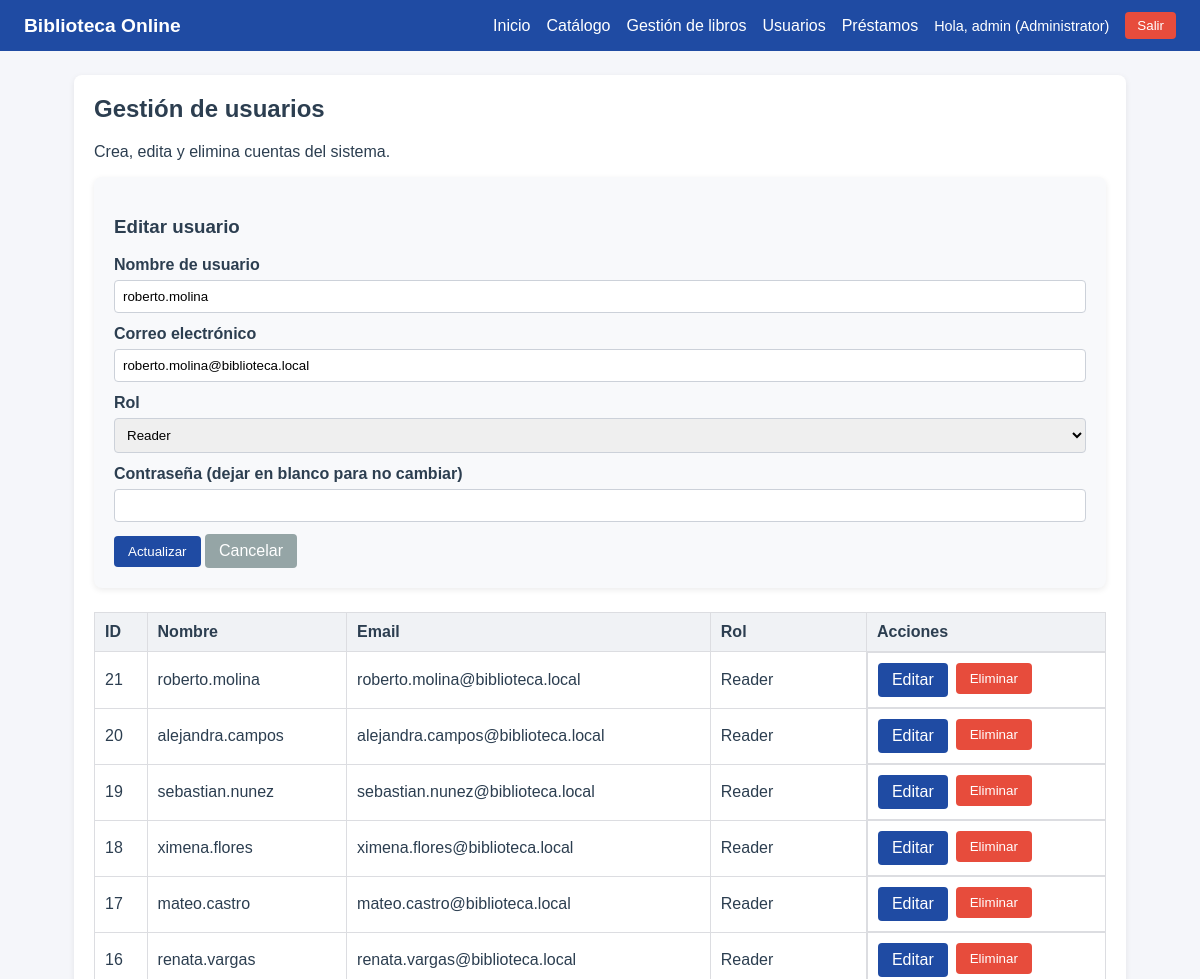
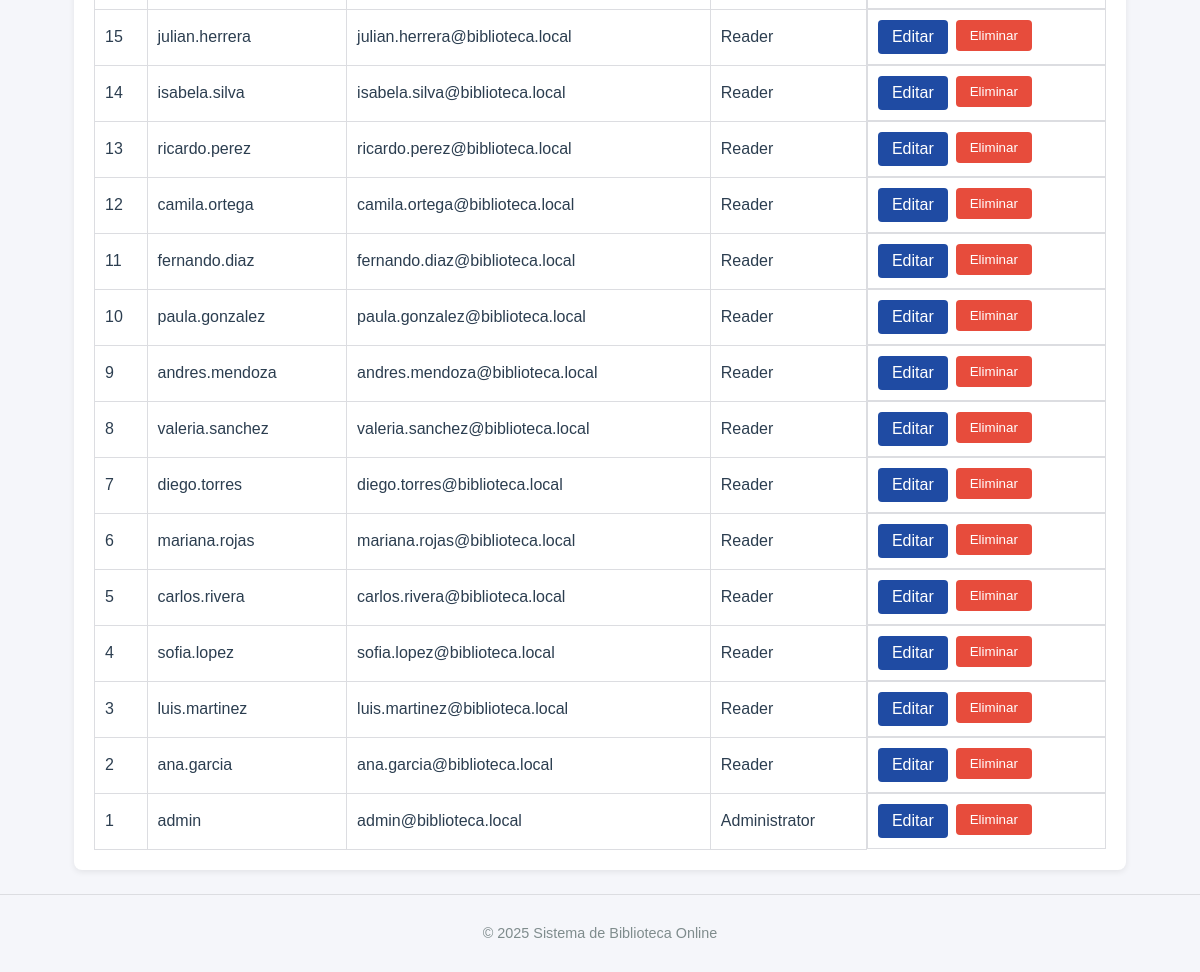
The page /users.php?edit=21 (signed in) on the database its author committed (2 pictures, top to bottom).
### tables this page shows
CREATE TABLE IF NOT EXISTS users (
  id INT AUTO_INCREMENT PRIMARY KEY,
  username VARCHAR(50) NOT NULL,
  email VARCHAR(100) UNIQUE NOT NULL,
  password VARCHAR(255) NOT NULL,
  role_id INT NOT NULL,
  FOREIGN KEY (role_id) REFERENCES roles(id)
);

CREATE TABLE IF NOT EXISTS roles (
  id INT AUTO_INCREMENT PRIMARY KEY,
  name VARCHAR(30) NOT NULL
);

### users.php (the view, shortened to what this page needs)
<?php
require_once __DIR__ . '/includes/header.php';
$pdo = getPDO();
$roles = $pdo->query('SELECT * FROM roles ORDER BY id')->fetchAll();
$editUser = null;
if (isset($_GET['edit'])) {
    $id = (int) $_GET['edit'];
    $stmt = $pdo->prepare('SELECT * FROM users WHERE id = :id');
    $stmt->execute(['id' => $id]);
    $editUser = $stmt->fetch();
}
$users = $pdo->query('SELECT users.*, roles.name AS role_name FROM users INNER JOIN roles ON users.role_id = roles.id ORDER BY users.id DESC')->fetchAll();
?>
<div class="card">
    <h2>Gestión de usuarios</h2>
    <p>Crea, edita y elimina cuentas del sistema.</p>
    <div class="card" style="background-color:#f8f9fb;">
        <h3><?php echo $editUser ? 'Editar usuario' : 'Nuevo usuario'; ?></h3>
        <form method="POST" action="users.php">
            <div class="form-group">
                <label for="username">Nombre de usuario</label>
                <input type="text" id="username" name="username" value="<?php echo htmlspecialchars($editUser['username'] ?? ''); ?>" required>
            </div>
            <div class="form-group">
                <label for="email">Correo electrónico</label>
                <input type="email" id="email" name="email" value="<?php echo htmlspecialchars($editUser['email'] ?? ''); ?>" required>
            </div>
            <div class="form-group">
                <label for="role_id">Rol</label>
                <select id="role_id" name="role_id" required>
                    <?php foreach ($roles as $role): ?>
                        <option value="<?php echo (int) $role['id']; ?>" <?php echo isset($editUser['role_id']) && (int) $editUser['role_id'] === (int) $role['id'] ? 'selected' : ''; ?>>
                            <?php echo htmlspecialchars($role['name']); ?>
                        </option>
                    <?php endforeach; ?>
                </select>
            </div>
            <div class="form-group">
                <label for="password">Contraseña <?php echo $editUser ? '(dejar en blanco para no cambiar)' : ''; ?></label>
                <input type="password" id="password" name="password" <?php echo $editUser ? '' : 'required'; ?>>
            </div>
            <button type="submit" class="button"><?php echo $editUser ? 'Actualizar' : 'Crear'; ?></button>
            <?php if ($editUser): ?>
                <a class="button" style="background-color:#95a5a6;" href="users.php">Cancelar</a>
            <?php endif; ?>
        </form>
    </div>
    <table class="table">
        <thead>
            <tr>
                <th>ID</th>
                <th>Nombre</th>
                <th>Email</th>
                <th>Rol</th>
                <th>Acciones</th>
            </tr>
        </thead>
        <tbody>
            <?php foreach ($users as $user): ?>
                <tr>
                    <td><?php echo (int) $user['id']; ?></td>
                    <td><?php echo htmlspecialchars($user['username']); ?></td>
                    <td><?php echo htmlspecialchars($user['email']); ?></td>
                    <td><?php echo htmlspecialchars($user['role_name']); ?></td>
                    <td class="actions">
                        <a class="button" href="users.php?edit=<?php echo (int) $user['id']; ?>">Editar</a>
                        <form method="POST" action="users.php" data-confirm="¿Eliminar usuario?">
                            <button type="submit" class="button button--danger">Eliminar</button>
                        </form>
                    </td>
                </tr>
            <?php endforeach; ?>
        </tbody>
    </table>
</div>
<?php require_once __DIR__ . '/includes/footer.php'; ?>

### assets/css/style.css (style rules this page uses)
* { box-sizing: border-box; }
body { margin: 0; font-family: Arial, Helvetica, sans-serif; background-color: #f5f6fa; color: #2c3e50; }
a { color: #2c3e50; text-decoration: none; }
.card { background-color: #ffffff; border-radius: 8px; box-shadow: 0 2px 6px rgba(0, 0, 0, 0.08); padding: 20px; margin-bottom: 24px; }
.card h2 { margin-top: 0; }
.table { width: 100%; border-collapse: collapse; margin-top: 12px; }
.table th, .table td { border: 1px solid #dcdde1; padding: 10px; text-align: left; }
.table th { background-color: #f0f2f5; }
.button { display: inline-block; background-color: #1f4ba3; color: #ffffff; padding: 8px 14px; border-radius: 4px; border: none; cursor: pointer; }
.button--danger { background-color: #e74c3c; }
.form-group { margin-bottom: 12px; }
.form-group label { display: block; font-weight: 600; margin-bottom: 6px; }
.form-group input, .form-group select { width: 100%; padding: 8px; border: 1px solid #ccd1d9; border-radius: 4px; }
.actions { display: flex; gap: 8px; }

### rows shown on the page
users: username "roberto.molina", email "roberto.molina@biblioteca.local", role_id "Reader", id "21", role.name "Reader"
users: id "20", username "alejandra.campos", email "alejandra.campos@biblioteca.local", role.name "Reader"
users: id "19", username "sebastian.nunez", email "sebastian.nunez@biblioteca.local", role.name "Reader"
users: id "18", username "ximena.flores", email "ximena.flores@biblioteca.local", role.name "Reader"
users: id "17", username "mateo.castro", email "mateo.castro@biblioteca.local", role.name "Reader"
users: id "16", username "renata.vargas", email "renata.vargas@biblioteca.local", role.name "Reader"
users: id "15", username "julian.herrera", email "julian.herrera@biblioteca.local", role.name "Reader"
users: id "14", username "isabela.silva", email "isabela.silva@biblioteca.local", role.name "Reader"
users: id "13", username "ricardo.perez", email "ricardo.perez@biblioteca.local", role.name "Reader"
users: id "12", username "camila.ortega", email "camila.ortega@biblioteca.local", role.name "Reader"
users: id "11", username "fernando.diaz", email "fernando.diaz@biblioteca.local", role.name "Reader"
users: id "10", username "paula.gonzalez", email "paula.gonzalez@biblioteca.local", role.name "Reader"
users: id "9", username "andres.mendoza", email "andres.mendoza@biblioteca.local", role.name "Reader"
users: id "8", username "valeria.sanchez", email "valeria.sanchez@biblioteca.local", role.name "Reader"
users: id "7", username "diego.torres", email "diego.torres@biblioteca.local", role.name "Reader"
users: id "6", username "mariana.rojas", email "mariana.rojas@biblioteca.local", role.name "Reader"
users: id "5", username "carlos.rivera", email "carlos.rivera@biblioteca.local", role.name "Reader"
users: id "4", username "sofia.lopez", email "sofia.lopez@biblioteca.local", role.name "Reader"
users: id "3", username "luis.martinez", email "luis.martinez@biblioteca.local", role.name "Reader"
users: id "2", username "ana.garcia", email "ana.garcia@biblioteca.local", role.name "Reader"
users: id "1", username "admin", email "admin@biblioteca.local", role.name "Administrator"

### other values the page prints
$user['username'] "admin"
$user['role'] "Administrator"
